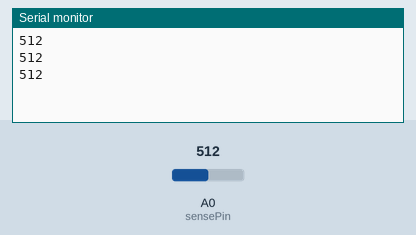
This sketch was run on a simulated Arduino Uno, built with avr-gcc and run on an emulated ATmega328P. Shown: the last lines printed to the serial monitor. The inputs (shaded band) are chosen by the test bench; at power-on: A0 (sensePin) = 512.

Above: at 1.3 s.
1.4 s: A0 (sensePin) set to 716
At 1.9 s:
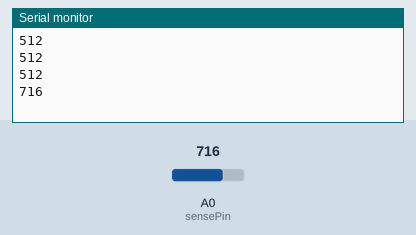
2.9 s: A0 (sensePin) set to 900
At 3.4 s:
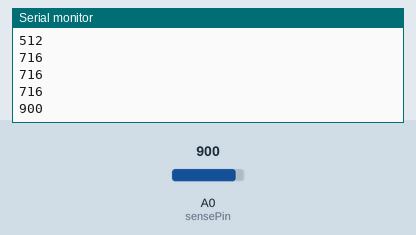
Timing chart, 0 to 5.9 s (numbered marks = the images above; inputs shaded):
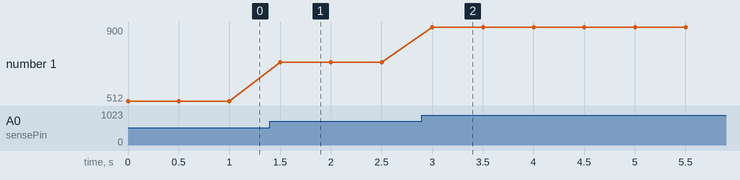

The sketch:

photoresistor.ino
```cpp
  int sensePin =0;

void setup(){
  analogReference(DEFAULT);

  Serial.begin(9600);
}
void loop(){
  Serial.println(analogRead(sensePin));
  delay(500);
}
```

Measured:
- after the input at 1.4 s, the serial monitor: prints a new line after 0.10 s (image 1)
- after the input at 2.9 s, the serial monitor: prints a new line after 0.10 s (image 2)
- plotted number 1: 512 → 716 after the input at 1.4 s, 716 → 900 after the input at 2.9 s
